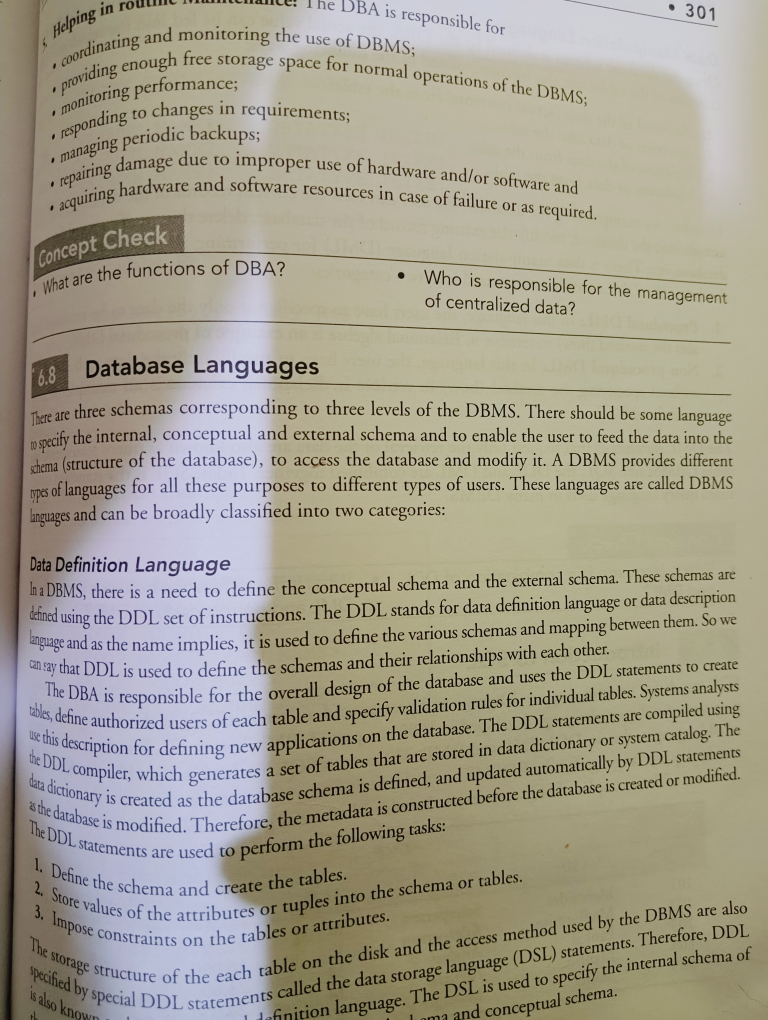
#> input picture Computer Vision/02.jpg, 3072 x 4080 px (shown at 1/4 size)
$ python app.py
#> lines starting #> are read from the running program, lines starting #| are printed output that depends on the picture; after the words box and inside, x2 and y2 are one past the last pixel; in counts of white or black regions, pixels touching at a corner belong together
import cv2

img = cv2.imread("02.jpg")
#> img is the input picture: shape (4080, 3072, 3); mean B, G, R 140.7, 156.8, 162.2
img = cv2.cvtColor(img, cv2.COLOR_BGR2GRAY)
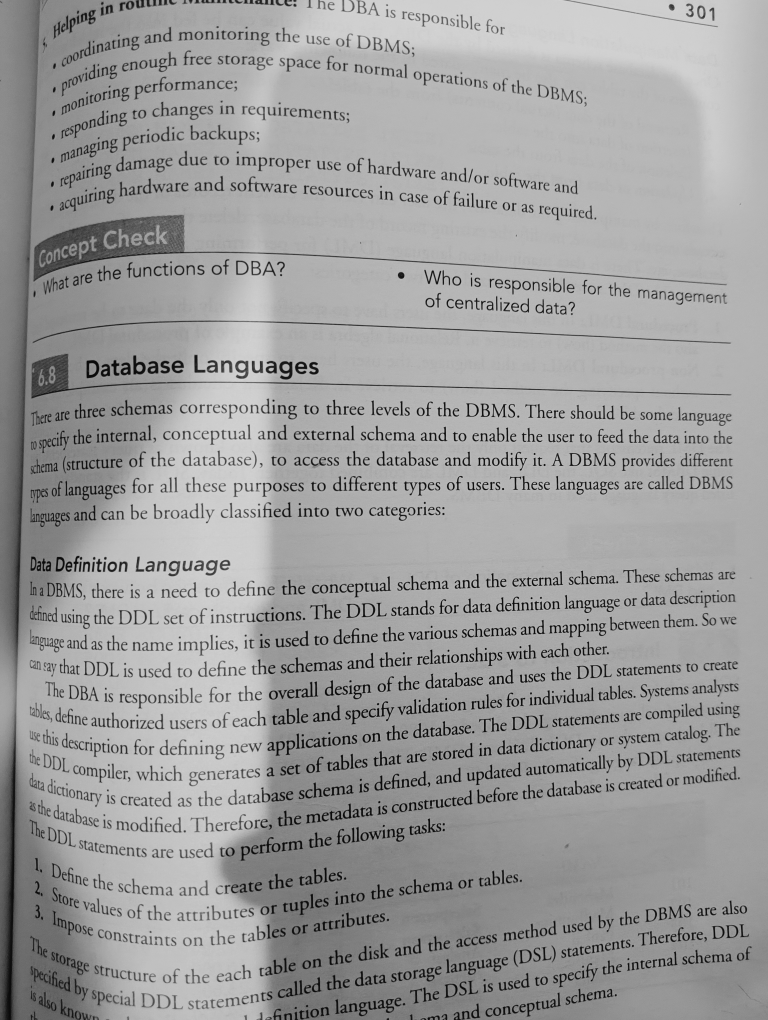
#> img: shape (4080, 3072) (shown at 1/4 size); min 1, max 220, mean 156.5
img = cv2.resize(img, (450, 450))
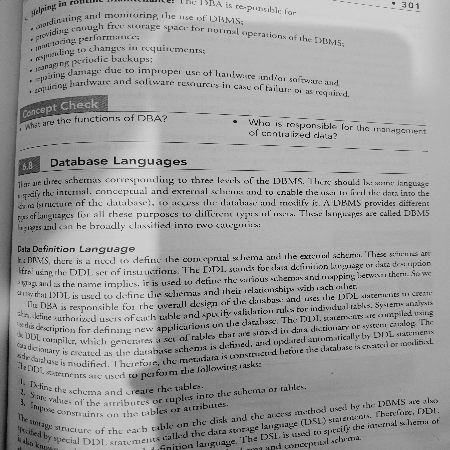
#> img: shape (450, 450); min 6, max 215, mean 156.4

_, result = cv2.threshold(img, 127, 255, cv2.THRESH_BINARY)
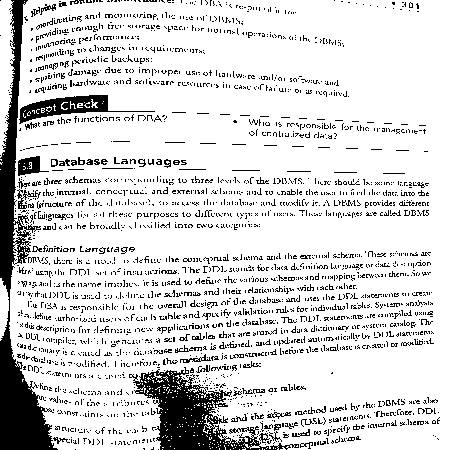
#> result: shape (450, 450); 84.6% white; 2737 black regions (2597 under 20 px), largest, box (x1, y1, x2, y2) and area: (0, 0, 58, 450) 7513, (129, 367, 299, 450) 4827, (19, 95, 155, 124) 1312

adaptive_result = cv2.adaptiveThreshold(img, 255, cv2.ADAPTIVE_THRESH_GAUSSIAN_C, cv2.THRESH_BINARY, 11, 5)
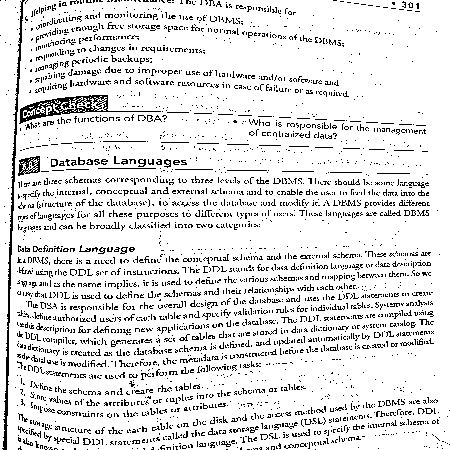
#> adaptive_result: shape (450, 450); 88.3% white; black in thin lines or dots

cv2.imshow("result", result)
cv2.imshow("original", img)
cv2.imshow("adaptive_result", adaptive_result)
cv2.waitKey(0)
cv2.destroyAllWindows()

$ run again, with Computer Vision/01.jpg copied over Computer Vision/02.jpg
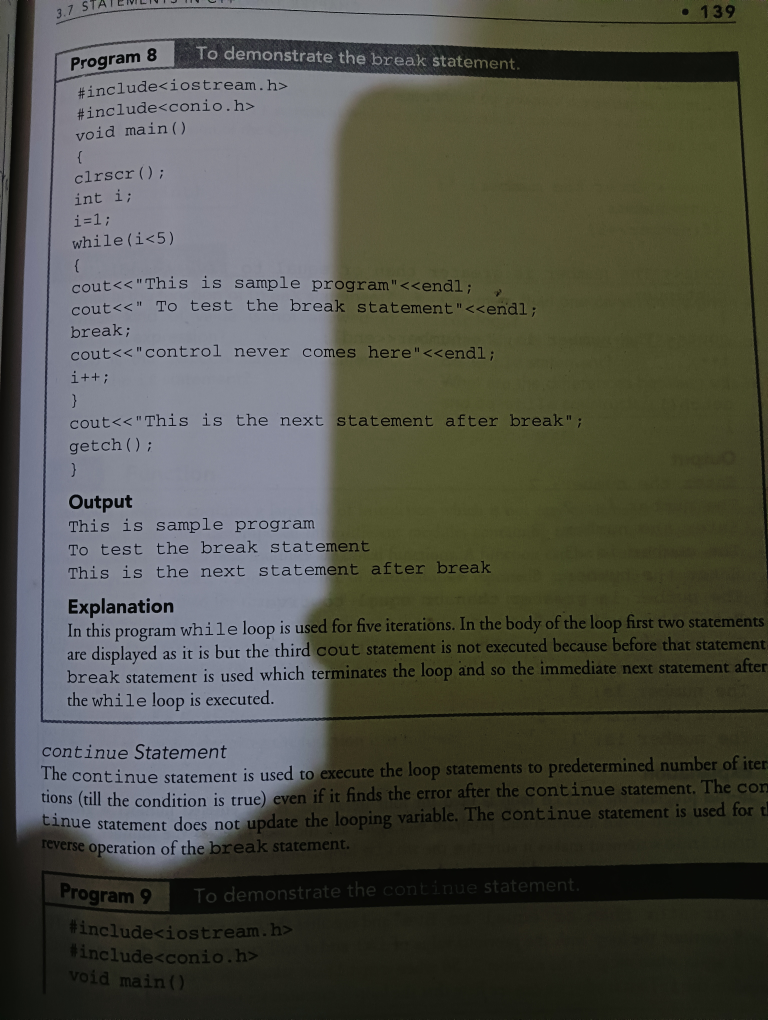
#> input picture Computer Vision/01.jpg, 3072 x 4080 px (shown at 1/4 size)
#> img is the input picture: shape (4080, 3072, 3); mean B, G, R 70.4, 80.3, 79.4
#> `_, result = cv2.threshold(img, 127, 255, cv2.THRESH_BINARY)`:
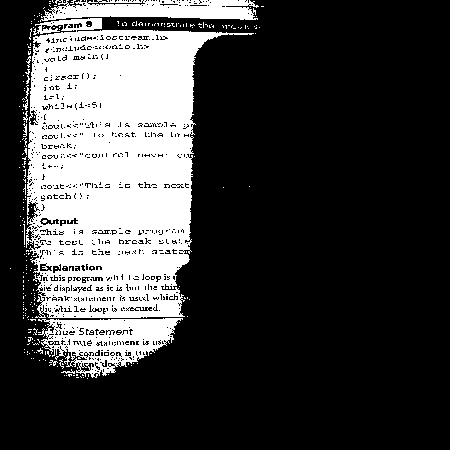
#> result: shape (450, 450); 25.1% white; 266 white regions (255 under 20 px), largest, box (x1, y1, x2, y2) and area: (26, 18, 254, 318) 42236, (38, 318, 183, 378) 4494, (40, 0, 259, 22) 3284
#> `adaptive_result = cv2.adaptiveThreshold(img, 255, cv2.ADAPTIVE_THRESH_..`:
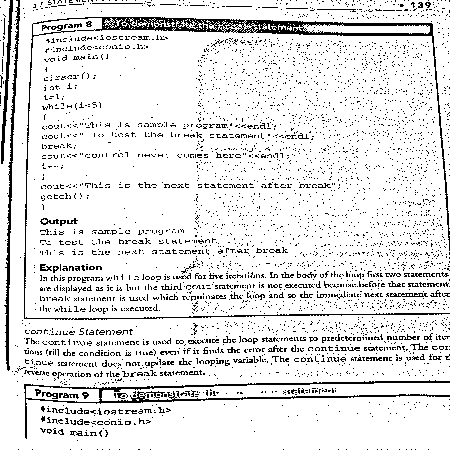
#> adaptive_result: shape (450, 450); 89.3% white; black in thin lines or dots

$ run again, with Computer Vision/03.jpg copied over Computer Vision/02.jpg
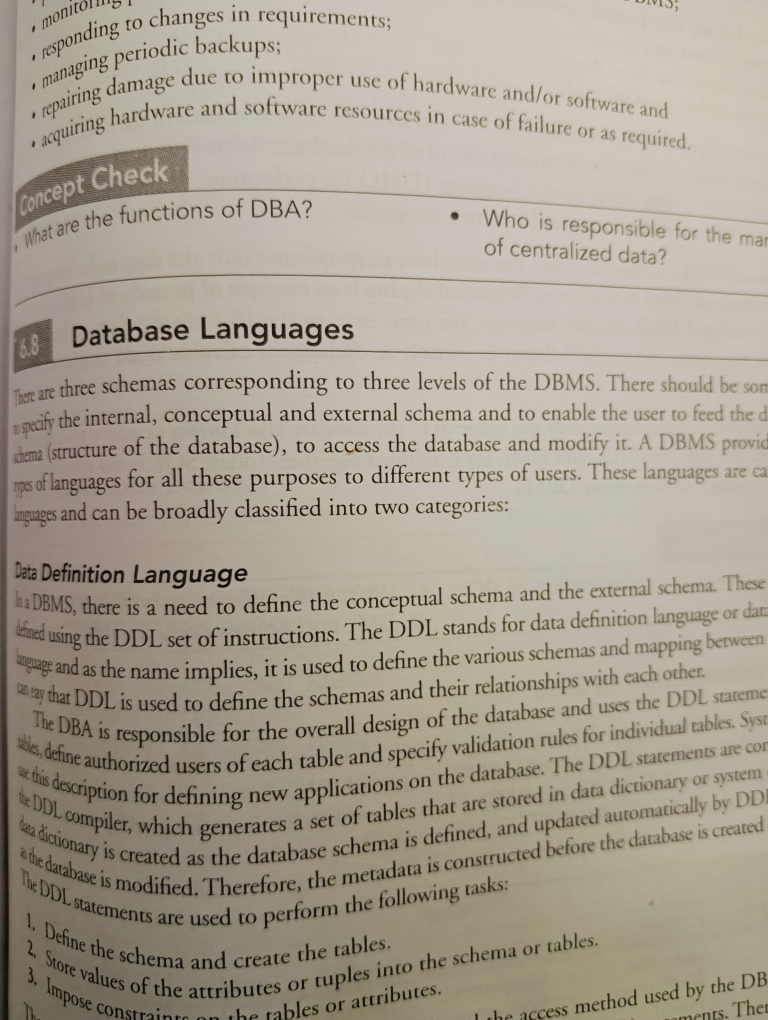
#> input picture Computer Vision/03.jpg, 3072 x 4080 px (shown at 1/4 size)
#> img is the input picture: shape (4080, 3072, 3); mean B, G, R 144, 158.1, 165.9
#> `_, result = cv2.threshold(img, 127, 255, cv2.THRESH_BINARY)`:
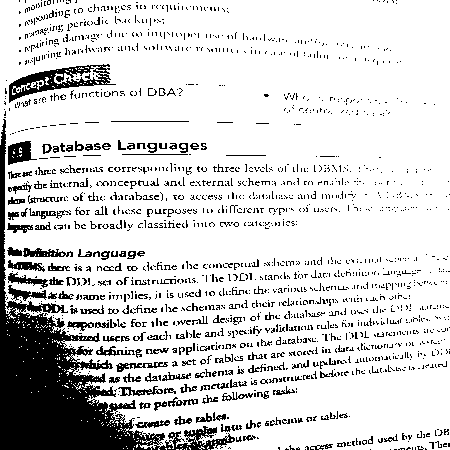
#> result: shape (450, 450); 83% white; 1856 black regions (1663 under 20 px), largest, box (x1, y1, x2, y2) and area: (0, 119, 235, 450) 15379, (9, 64, 116, 103) 1411, (8, 141, 37, 165) 422
#> `adaptive_result = cv2.adaptiveThreshold(img, 255, cv2.ADAPTIVE_THRESH_..`:
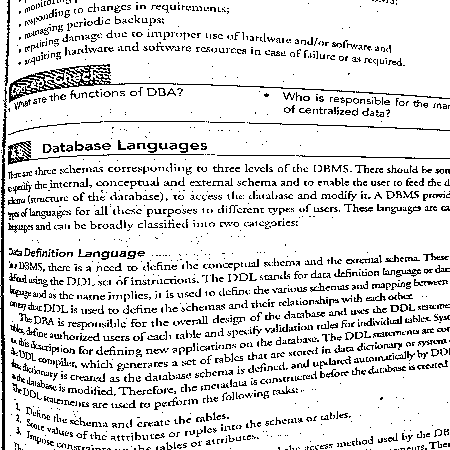
#> adaptive_result: shape (450, 450); 86.9% white; black in thin lines or dots

$ run again, with Computer Vision/1.jpg copied over Computer Vision/02.jpg
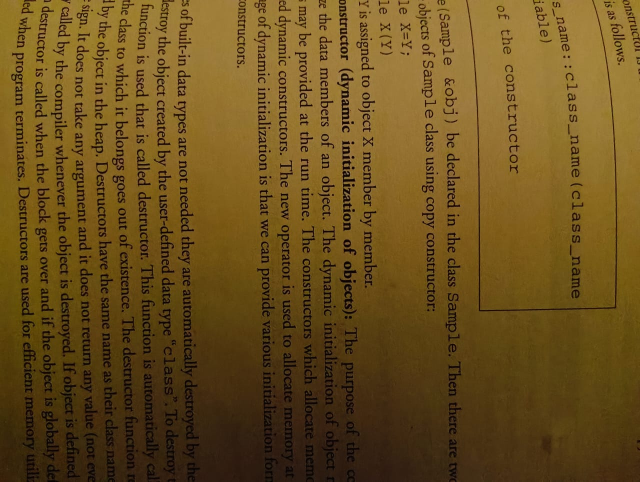
#> input picture Computer Vision/1.jpg, 1280 x 963 px (shown at 1/2 size)
#> img is the input picture: shape (963, 1280, 3); mean B, G, R 29.6, 80.1, 106.9
#> `_, result = cv2.threshold(img, 127, 255, cv2.THRESH_BINARY)`:
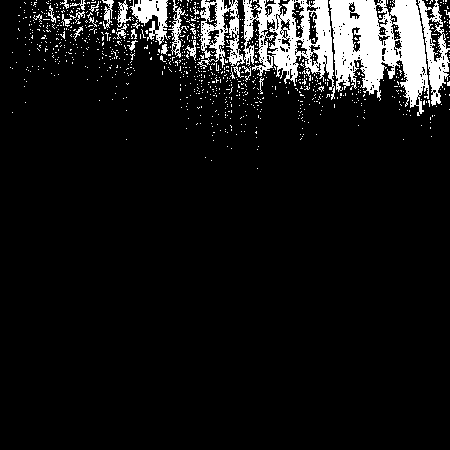
#> result: shape (450, 450); 8.9% white; 918 white regions (891 under 20 px), largest, box (x1, y1, x2, y2) and area: (329, 0, 429, 116) 6740, (197, 0, 335, 100) 5762, (418, 0, 450, 106) 1324
#> `adaptive_result = cv2.adaptiveThreshold(img, 255, cv2.ADAPTIVE_THRESH_..`:
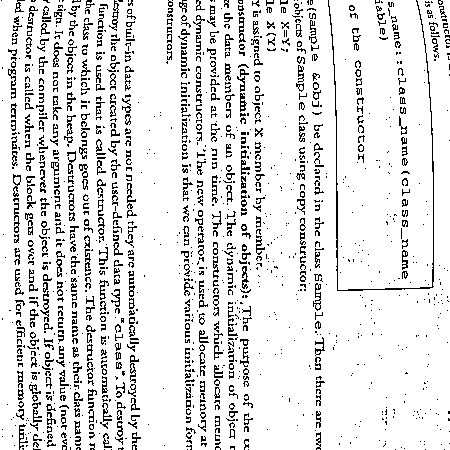
#> adaptive_result: shape (450, 450); 88.5% white; black in thin lines or dots
